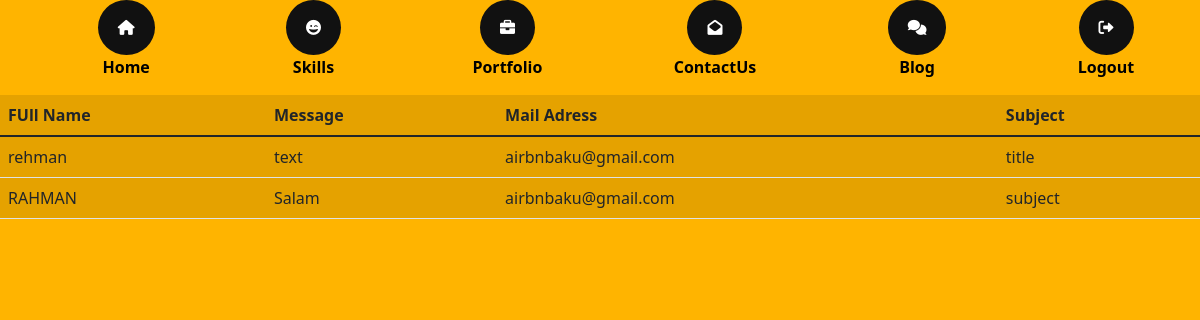
Before: /admin/contact with the older database file.
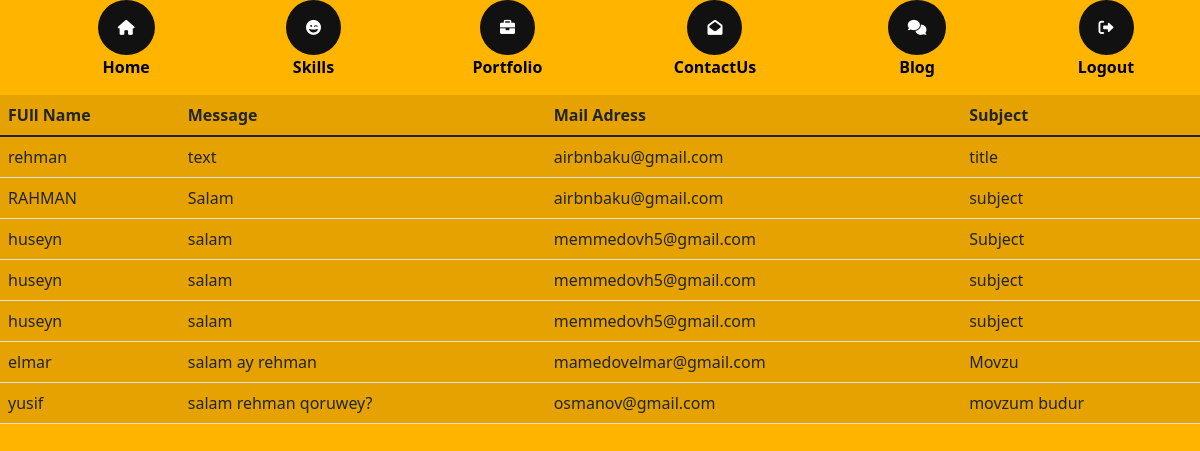
After: the same page with the newer database file.
### modules.py (models this page shows)
class Contact(db.Model):
    id=db.Column(db.Integer,primary_key=True)
    contact_name = db.Column(db.String(100))
    contact_email = db.Column(db.String(100))
    contact_title= db.Column(db.String(100))
    contact_message = db.Column(db.Text)

### routes/admin/routes.py (the view, shortened to what this page needs)
@app.route("/admin/contact", methods=["GET", "POST"])
def admin_contact():
    from modules import Contact
    from flask_mail import Mail,Message
    from run import db
    from run import mail
    contact=Contact.query.all()
    return render_template("admin/contact.html", contact=contact)

### templates/admin/contact.html
{% extends "admin/base.html" %} {% block content %}
<table class="table table-active">
    <thead>
        <tr>
            <th scope="col">FUll Name</th>
            <th scope="col">Message</th>
            <th scope="col">Mail Adress</th>
            <th scope="col">Subject</th>
        </tr>
    </thead>
    <tbody>
        {% for contact in contact %}
        <tr>
            <td>{{contact.contact_name}}</td>
            <td>{{contact.contact_message}}</td>
            <td>{{contact.contact_email}}</td>
            <td>{{contact.contact_title}}</td>
        </tr>
        {% endfor %}
    </tbody>
</table>
{% endblock %}

### templates/admin/base.html (shortened to what this page needs)
<!DOCTYPE html>
<html lang="en">
<head>
    <link rel="stylesheet" href="../../static/css/base.css">
    <link rel="stylesheet" href="/static/css/bootstrap.css">
    <link rel="stylesheet" href="https://cdnjs.cloudflare.com/ajax/libs/font-awesome/6.0.0-beta2/css/all.min.css"
    />
</head>
<body>
    <div class="nav-bar">
        <ul>
            <li><a href="/admin/home"><i class="fas fa-home"></i></a><span>Home</span></li>
            <li><a href="/admin/skills"><i class="fas fa-grin-wink"></i></a><span>Skills</span></li>
            <li><a href="/admin/project"><i class="fas fa-briefcase"></i></a><span>Portfolio</span></li>
            <li><a href="/admin/base"><i class="fas fa-envelope-open"></i></a><span>ContactUs</span></li>
            <li><a href="/admin/blog"><i class="fas fa-comments"></i></a><span>Blog</span></li>
            <li><a href="/logout"><i class="fas fa-sign-out-alt"></i></a><span>Logout</span></li>
        </ul>
    </div>
    {% block content %} {% endblock %}
</body>
</html>

### static/css/base.css (style rules this page uses)
body { margin: 0; padding: 0; border: 0; font-size: 100%; font: inherit; vertical-align: baseline; background-color: #252525; background-image: linear-gradient(45deg, #ffb400 50%, #252525 35%, #ffb400 42%); }
ul { display: flex; list-style-type: none; justify-content: space-around; margin: 0px; }
.nav-bar i { border-radius: 50%; color: white; padding: 20px 20px 20px 20px; font-size: 15px; background: #111; cursor: pointer; margin: 0px; }
ul li { display: grid; text-align: center; }
li span { color: black; font-weight: 600; font-style: normal; }

Changed rows visible on the page:
added Contact: contact_name "huseyn", contact_message "salam", contact_email "memmedovh5@gmail.com", contact_title "Subject"
added Contact: contact_name "huseyn", contact_message "salam", contact_email "memmedovh5@gmail.com", contact_title "subject"
added Contact: contact_name "huseyn", contact_message "salam", contact_email "memmedovh5@gmail.com", contact_title "subject"
added Contact: contact_name "elmar", contact_message "salam ay rehman", contact_email "mamedovelmar@gmail.com", contact_title "Movzu"
added Contact: contact_name "yusif", contact_message "salam rehman qoruwey?", contact_email "osmanov@gmail.com", contact_title "movzum budur"
